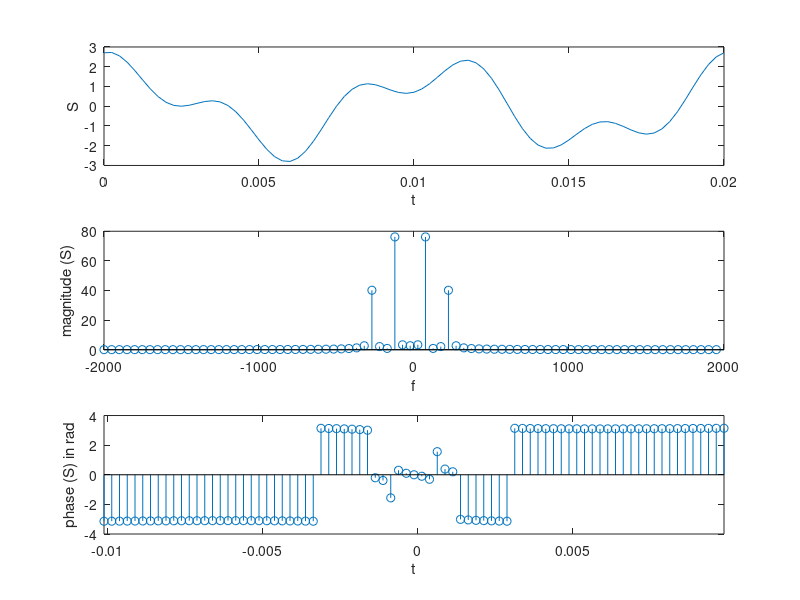

The MATLAB script that drew this image:
close all;
clear all;

T1 = 0.0;
T2 = 0.02;

Fs = 16*250;
Ts = 1/Fs;

t = (0:Ts:T2);

N = length(t);

relative_f = (-N/2:N/2-1) * (Fs/N);
relative_t = (-N/2:N/2-1) * (1/(Fs));

S = sin(2*pi*100*t + pi/4) + cos(2*pi*250*t) + sin(2*pi*100*t + 5*pi/2);

X = fftshift(fft(S,N));

Phase = angle(X);

figure 1
subplot(311)
plot(t, S);
xlabel('t')
ylabel('S')

subplot(312)
stem(relative_f, abs(X));
axis([-Fs/2 Fs/2])
xlabel('f')
ylabel('magnitude (S)')

subplot(313)
stem(relative_t, Phase);
axis([relative_t(1) relative_t(end)])
xlabel('t')
ylabel('phase (S) in rad')
